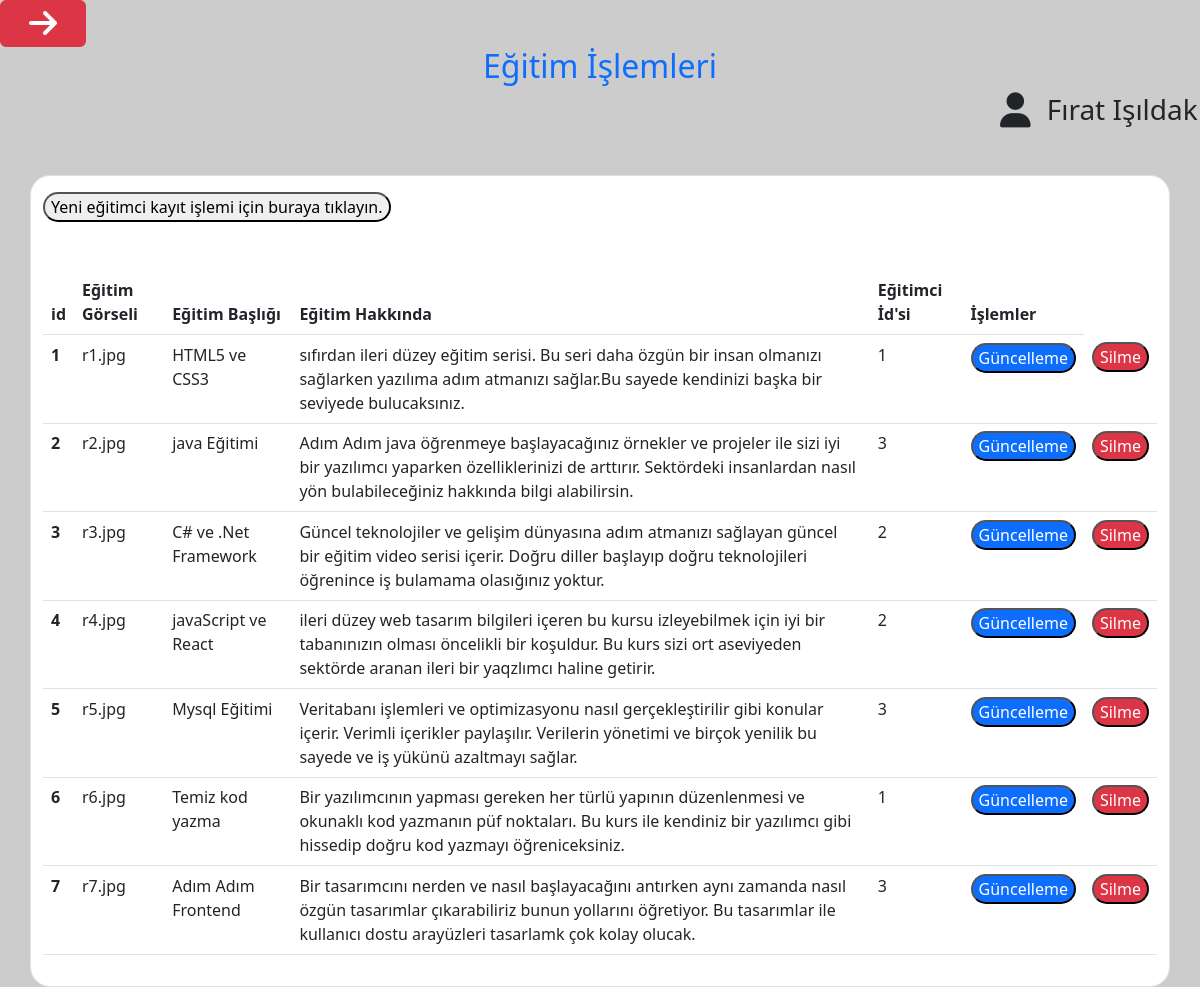
Screenshot of /admin_education_process.php (signed in) with the database file from the repository.
### tables this page shows
CREATE TABLE `cardlesson` (
  `cardLessonID` int(11) NOT NULL,
  `cardLessonImg` varchar(500) NOT NULL,
  `cardLessonTitle` varchar(250) NOT NULL,
  `cardLessonWrite` varchar(500) NOT NULL,
  `educatorId` int(11) DEFAULT NULL
);

### admin_education_process.php (the view, shortened to what this page needs)
<!DOCTYPE html>
<html lang="en">
<head>
    <link rel="stylesheet" href="packets/bootstrap/bootstrap.css">
    <?php
    include("views/admin_panel/admin_head.php");
    ?>
    <link rel="stylesheet" href="css/education_style.css">
</head>
</head>
<body>
    <h2 class="text-center text-primary">Eğitim İşlemleri</h2>
    <h3 class="offset-md-10"><i class="fa-solid fa-user fa-lg me-3"></i><?php echo $_SESSION["username"] ?></h3>
    <div class="container rowColor border inputOval mt-5 pb-3">
        <form class="input-group" action="admin_education_process.php" method="post" enctype="multipart/form-data">
            <div class="row">
                <div class="col-md-12 mt-3">
                    <button type="button" name="educationSave" class="inputOval btn-success" data-bs-toggle="modal" data-bs-target="#saveEducationModal">Yeni eğitimci kayıt işlemi için buraya tıklayın.</button></td>
                </div>
            </div>
        </form>
        <div class="row">
            <div class="col-md-12 mt-5">
                <table class="table table-hover" id="educationTableView">
                    <thead>
                        <tr>
                            <th scope="col">id</th>
                            <th scope="col">Eğitim Görseli</th>
                            <th scope="col">Eğitim Başlığı</th>
                            <th scope="col">Eğitim Hakkında</th>
                            <th scope="col">Eğitimci İd'si</th>
                            <th scope="col">İşlemler</th>
                        </tr>
                    </thead>
                    <?php
                    include("libs/functions/database_connection.php");
                    $menuItems = array();
                    $result = $db->query("SELECT * FROM cardlesson");
                    if ($result->rowCount() > 0) {
                        while ($row = $result->fetch(PDO::FETCH_ASSOC)) {
                            $menuItem = array("id" => $row["cardLessonID"], "img" => $row["cardLessonImg"], "title" => $row["cardLessonTitle"], "write" => $row["cardLessonWrite"], "educator_id" => $row["educatorId"]);
                            $menuItems[] = $menuItem;
                        }
                    } else {
                        echo "Veritabanında hiç veri bulunamadı.";
                    }
                    foreach ($menuItems as $item) {
                        echo ' <tbody>';
                        echo ' <tr>';
                        echo '<th scope="row">' . $item['id'] . '</th>';
                        echo '<td>' . $item['img'] . '</td>';
                        echo '<td>' . $item['title'] . '</td>';
                        echo '<td>' . $item['write'] . '</td>';
                        echo '<td>' . $item['educator_id'] . '</td>';
                        echo '<td><button type="button" name="educatorUpdate" class="bg-primary text-white inputOval" data-bs-toggle="modal" data-bs-target="#updateEducationModal">Güncelleme</button></td>';
                        echo '<td><button type="button" name="educationDelete" class="bg-danger text-white inputOval" data-bs-toggle="modal" data-bs-target="#deleteEducationModal">Silme</button></td>';
                        echo ' <tr>';
                        echo ' <tbody>';
                    }
                    ?>
                </table>
            </div>
        </div>
    </div>
</body>
</html>

### css/education_style.css (style rules this page uses)
.rowColor { background:white; }
.inputOval { border-radius: 20px; }

### admin_education_process.php (style rules this page uses)
body { background-color: #CCCCCC; }

### rows the page displays
cardlesson: id "1", cardLessonImg "r1.jpg", cardLessonTitle "HTML5 ve CSS3", cardLessonWrite "sıfırdan ileri düzey eğitim serisi. Bu seri daha özgün bir insan olmanızı sağlarken yazılıma adım atmanızı sağlar.Bu sayede kendinizi başka bir seviyede bulucaksınız.", educatorId "1"
cardlesson: cardLessonID "2", cardLessonImg "r2.jpg", cardLessonTitle "java Eğitimi", cardLessonWrite "Adım Adım java öğrenmeye başlayacağınız örnekler ve projeler ile sizi iyi bir yazılımcı yaparken özelliklerinizi de arttırır. Sektördeki insanlardan nasıl yön bulabileceğiniz hakkında bilgi alabilirsin.", educatorId "3"
cardlesson: cardLessonID "3", cardLessonImg "r3.jpg", cardLessonTitle "C# ve .Net Framework", cardLessonWrite "Güncel teknolojiler ve gelişim dünyasına adım atmanızı sağlayan güncel bir eğitim video serisi içerir. Doğru diller başlayıp doğru teknolojileri öğrenince iş bulamama olasığınız yoktur.", educatorId "2"
cardlesson: cardLessonID "4", cardLessonImg "r4.jpg", cardLessonTitle "javaScript ve React", cardLessonWrite "ileri düzey web tasarım bilgileri içeren bu kursu izleyebilmek için iyi bir tabanınızın olması öncelikli bir koşuldur. Bu kurs sizi ort aseviyeden sektörde aranan ileri bir yaqzlımcı haline getirir.", educatorId "2"
cardlesson: cardLessonID "5", cardLessonImg "r5.jpg", cardLessonTitle "Mysql Eğitimi", cardLessonWrite "Veritabanı işlemleri ve optimizasyonu nasıl gerçekleştirilir gibi konular içerir. Verimli içerikler paylaşılır. Verilerin yönetimi ve birçok yenilik bu sayede ve iş yükünü azaltmayı sağlar.", educatorId "3"
cardlesson: cardLessonID "6", cardLessonImg "r6.jpg", cardLessonTitle "Temiz kod yazma", cardLessonWrite "Bir yazılımcının yapması gereken her türlü yapının düzenlenmesi ve okunaklı kod yazmanın püf noktaları. Bu kurs ile kendiniz bir yazılımcı gibi hissedip doğru kod yazmayı öğreniceksiniz.", educatorId "1"
cardlesson: cardLessonID "7", cardLessonImg "r7.jpg", cardLessonTitle "Adım Adım Frontend", cardLessonWrite "Bir tasarımcını nerden ve nasıl başlayacağını antırken aynı zamanda nasıl özgün tasarımlar çıkarabiliriz bunun yollarını öğretiyor. Bu tasarımlar ile kullanıcı dostu arayüzleri tasarlamk çok kolay olucak.", educatorId "3"

### other values shown
$_SESSION["username"] "Fırat Işıldak"
